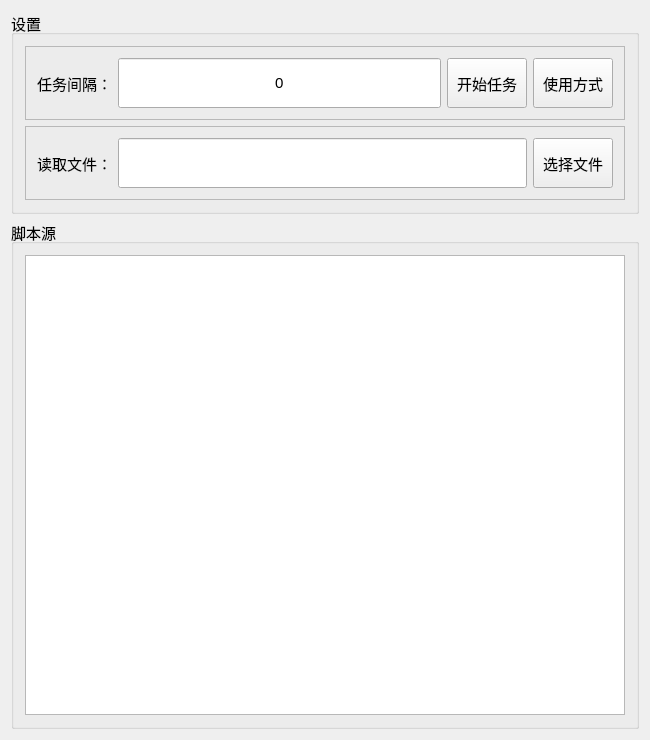
<?xml version="1.0" encoding="UTF-8"?>
<ui version="4.0">
 <class>QtBatchWidgetsClass</class>
 <widget class="QWidget" name="QtBatchWidgetsClass">
  <property name="geometry">
   <rect>
    <x>0</x>
    <y>0</y>
    <width>650</width>
    <height>740</height>
   </rect>
  </property>
  <property name="font">
   <font>
    <family>Arial</family>
    <pointsize>11</pointsize>
   </font>
  </property>
  <property name="windowTitle">
   <string>QtBatchWidgetsClass</string>
  </property>
  <layout class="QGridLayout" name="gridLayout_5">
   <item row="0" column="0">
    <widget class="QGroupBox" name="groupBox">
     <property name="font">
      <font>
       <family>Arial</family>
       <pointsize>11</pointsize>
      </font>
     </property>
     <property name="title">
      <string>设置</string>
     </property>
     <layout class="QGridLayout" name="gridLayout_3">
      <item row="0" column="0">
       <widget class="QFrame" name="frame">
        <property name="frameShape">
         <enum>QFrame::StyledPanel</enum>
        </property>
        <property name="frameShadow">
         <enum>QFrame::Raised</enum>
        </property>
        <layout class="QGridLayout" name="gridLayout">
         <item row="0" column="0">
          <widget class="QLabel" name="label">
           <property name="minimumSize">
            <size>
             <width>0</width>
             <height>50</height>
            </size>
           </property>
           <property name="text">
            <string>任务间隔：</string>
           </property>
          </widget>
         </item>
         <item row="0" column="1">
          <widget class="QLineEdit" name="lineEdit_time">
           <property name="minimumSize">
            <size>
             <width>100</width>
             <height>50</height>
            </size>
           </property>
           <property name="text">
            <string>0</string>
           </property>
           <property name="alignment">
            <set>Qt::AlignCenter</set>
           </property>
          </widget>
         </item>
         <item row="0" column="2">
          <widget class="QPushButton" name="pushButton_start">
           <property name="minimumSize">
            <size>
             <width>0</width>
             <height>50</height>
            </size>
           </property>
           <property name="text">
            <string>开始任务</string>
           </property>
          </widget>
         </item>
         <item row="0" column="3">
          <widget class="QPushButton" name="pushButton_help">
           <property name="minimumSize">
            <size>
             <width>0</width>
             <height>50</height>
            </size>
           </property>
           <property name="text">
            <string>使用方式</string>
           </property>
          </widget>
         </item>
        </layout>
       </widget>
      </item>
      <item row="1" column="0">
       <widget class="QFrame" name="frame_2">
        <property name="frameShape">
         <enum>QFrame::StyledPanel</enum>
        </property>
        <property name="frameShadow">
         <enum>QFrame::Raised</enum>
        </property>
        <layout class="QGridLayout" name="gridLayout_2">
         <item row="0" column="2">
          <widget class="QPushButton" name="pushButton_select_file">
           <property name="minimumSize">
            <size>
             <width>0</width>
             <height>50</height>
            </size>
           </property>
           <property name="text">
            <string>选择文件</string>
           </property>
          </widget>
         </item>
         <item row="0" column="1">
          <widget class="QLineEdit" name="lineEdit_file_path">
           <property name="minimumSize">
            <size>
             <width>100</width>
             <height>50</height>
            </size>
           </property>
           <property name="text">
            <string/>
           </property>
           <property name="alignment">
            <set>Qt::AlignCenter</set>
           </property>
          </widget>
         </item>
         <item row="0" column="0">
          <widget class="QLabel" name="label_3">
           <property name="minimumSize">
            <size>
             <width>0</width>
             <height>50</height>
            </size>
           </property>
           <property name="text">
            <string>读取文件：</string>
           </property>
          </widget>
         </item>
        </layout>
       </widget>
      </item>
     </layout>
    </widget>
   </item>
   <item row="1" column="0">
    <widget class="QGroupBox" name="groupBox_2">
     <property name="font">
      <font>
       <family>Arial</family>
       <pointsize>11</pointsize>
      </font>
     </property>
     <property name="title">
      <string>脚本源</string>
     </property>
     <layout class="QGridLayout" name="gridLayout_4">
      <item row="0" column="0">
       <widget class="QListView" name="listView"/>
      </item>
     </layout>
    </widget>
   </item>
  </layout>
 </widget>
 <layoutdefault spacing="6" margin="11"/>
 <resources/>
 <connections/>
</ui>
